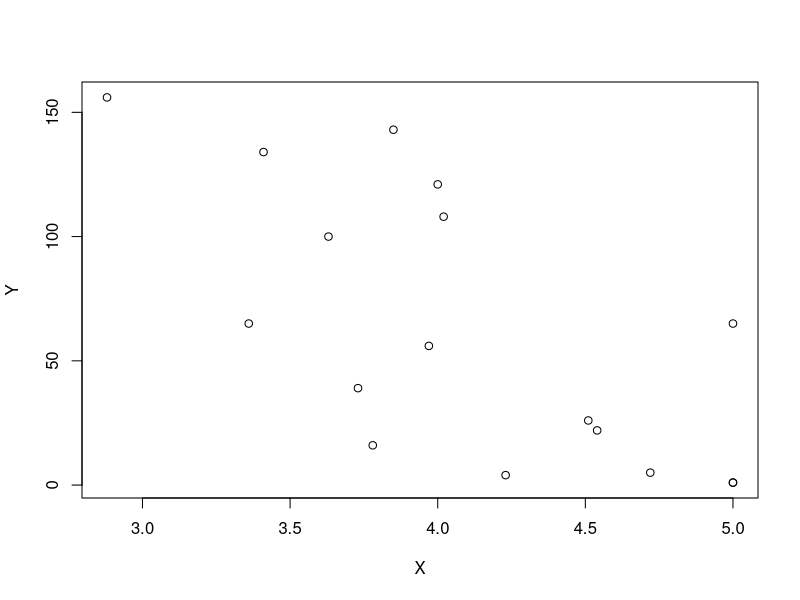

Generate this figure with R:
## ---- chunk 1
knitr::opts_chunk$set(echo = TRUE)
## ---- chunk 2
X <- c(3.36, 2.88, 3.63, 3.41, 3.78, 4.02, 4.00, 4.23, 3.73, 3.85, 3.97, 4.51, 4.54, 5.00, 5.00, 4.72, 5.00)

Y <- c(65, 156, 100, 134, 16, 108, 121, 4, 39, 143, 56, 26, 22, 1, 1, 5, 65)

plot(X,Y)

cor(X,Y)
